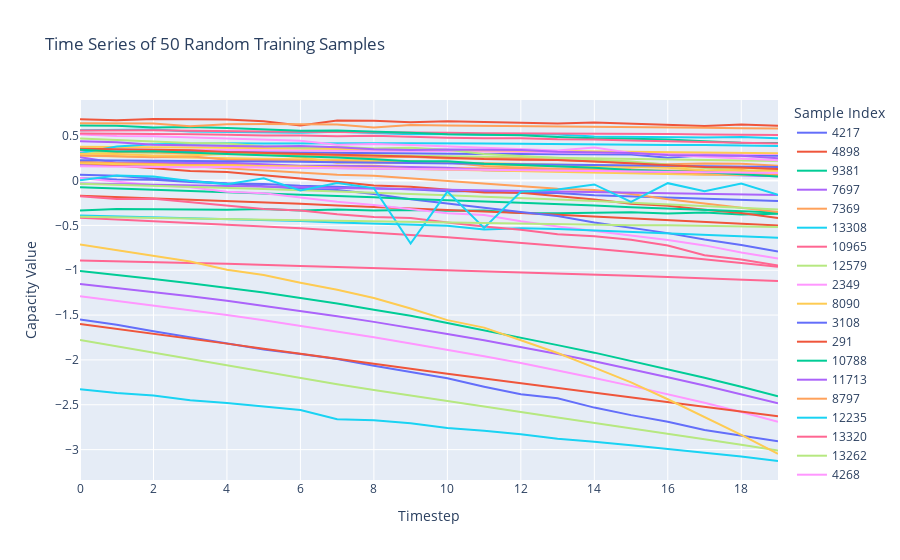

The notebook cell this image was saved under:
### Code cell
# Assuming X_train is your training set array.
# For instance, X_train might have shape (n_samples, n_timesteps, 1).

# Randomly select 50 samples from the training set
n_samples_total = X_train.shape[0]
selected_indices = np.random.choice(n_samples_total, size=50, replace=False)
X_random = X_train[selected_indices]

# If X_random has shape (50, n_timesteps, 1), squeeze the last dimension
if len(X_random.shape) == 3:
    n_samples, n_timesteps, n_features = X_random.shape
    if n_features == 1:
        X_random = X_random.squeeze(axis=-1)  # now shape is (n_samples, n_timesteps)
    else:
        raise ValueError("Expected feature dimension to be 1 for plotting a single time series per sample.")
else:
    n_samples, n_timesteps = X_random.shape

# Create a DataFrame where each row is a sample and each column is a timestep
df = pd.DataFrame(X_random, columns=[f"timestep_{i}" for i in range(n_timesteps)])
df["sample"] = selected_indices  # Label the samples with their original indices

# Melt the DataFrame to long format: each row becomes (sample, timestep, value)
df_long = df.melt(id_vars="sample", var_name="timestep", value_name="value")
# Convert the 'timestep' column from "timestep_0" to an integer (0)
df_long["timestep"] = df_long["timestep"].str.replace("timestep_", "").astype(int)

# Create a line plot with Plotly Express: one line per sample
fig = px.line(
    df_long,
    x="timestep",
    y="value",
    color="sample",
    title="Time Series of 50 Random Training Samples",
    labels={"timestep": "Timestep", "value": "Capacity Value", "sample": "Sample Index"}
)

fig.show()

### Figure 1 — Plotly figure (JSON) as saved in the notebook; plotly's stock layout.template omitted (floating-point values rounded to 4 significant figures)
{"data": [{"hovertemplate": "Sample Index=4217<br>Timestep=%{x}<br>Capacity Value=%{y}<extra></extra>", "legendgroup": "4217", "line": {"color": "#636efa", "dash": "solid"}, "marker": {"symbol": "circle"}, "mode": "lines", "name": "4217", "orientation": "v", "showlegend": true, "type": "scatter", "x": [0, 1, 2, 3, 4, 5, 6, 7, 8, 9, 10, 11, 12, 13, 14, 15, 16, 17, 18, 19], "xaxis": "x", "y": [0.3303, 0.3288, 0.3252, 0.3232, 0.3209, 0.3146, 0.3112, 0.305, 0.3065, 0.3049, 0.2994, 0.2965, 0.2966, 0.294, 0.2867, 0.2903, 0.2547, 0.2821, 0.2802, 0.2763], "yaxis": "y"}, {"hovertemplate": "Sample Index=4898<br>Timestep=%{x}<br>Capacity Value=%{y}<extra></extra>", "legendgroup": "4898", "line": {"color": "#EF553B", "dash": "solid"}, "marker": {"symbol": "circle"}, "mode": "lines", "name": "4898", "orientation": "v", "showlegend": true, "type": "scatter", "x": [0, 1, 2, 3, 4, 5, 6, 7, 8, 9, 10, 11, 12, 13, 14, 15, 16, 17, 18, 19], "xaxis": "x", "y": [0.6842, 0.672, 0.6858, 0.6825, 0.679, 0.6611, 0.6147, 0.6677, 0.6675, 0.6506, 0.6618, 0.6533, 0.6467, 0.6343, 0.6457, 0.6339, 0.6193, 0.6074, 0.6258, 0.6093], "yaxis": "y"}, {"hovertemplate": "Sample Index=9381<br>Timestep=%{x}<br>Capacity Value=%{y}<extra></extra>", "legendgroup": "9381", "line": {"color": "#00cc96", "dash": "solid"}, "marker": {"symbol": "circle"}, "mode": "lines", "name": "9381", "orientation": "v", "showlegend": true, "type": "scatter", "x": [0, 1, 2, 3, 4, 5, 6, 7, 8, 9, 10, 11, 12, 13, 14, 15, 16, 17, 18, 19], "xaxis": "x", "y": [-0.3337, -0.3171, -0.3208, -0.3244, -0.3258, -0.3165, -0.3341, -0.3225, -0.3349, -0.3293, -0.3363, -0.3344, -0.3629, -0.3651, -0.3557, -0.3534, -0.367, -0.3575, -0.3785, -0.3712], "yaxis": "y"}, {"hovertemplate": "Sample Index=7697<br>Timestep=%{x}<br>Capacity Value=%{y}<extra></extra>", "legendgroup": "7697", "line": {"color": "#ab63fa", "dash": "solid"}, "marker": {"symbol": "circle"}, "mode": "lines", "name": "7697", "orientation": "v", "showlegend": true, "type": "scatter", "x": [0, 1, 2, 3, 4, 5, 6, 7, 8, 9, 10, 11, 12, 13, 14, 15, 16, 17, 18, 19], "xaxis": "x", "y": [-1.154, -1.198, -1.243, -1.291, -1.341, -1.397, -1.452, -1.512, -1.576, -1.64, -1.711, -1.781, -1.855, -1.933, -2.016, -2.101, -2.193, -2.285, -2.382, -2.484], "yaxis": "y"}, {"hovertemplate": "Sample Index=7369<br>Timestep=%{x}<br>Capacity Value=%{y}<extra></extra>", "legendgroup": "7369", "line": {"color": "#FFA15A", "dash": "solid"}, "marker": {"symbol": "circle"}, "mode": "lines", "name": "7369", "orientation": "v", "showlegend": true, "type": "scatter", "x": [0, 1, 2, 3, 4, 5, 6, 7, 8, 9, 10, 11, 12, 13, 14, 15, 16, 17, 18, 19], "xaxis": "x", "y": [0.1857, 0.1789, 0.1885, 0.1834, 0.1734, 0.1681, 0.1586, 0.1655, 0.1656, 0.142, 0.1378, 0.1348, 0.1302, 0.1348, 0.1218, 0.1158, 0.1103, 0.106, 0.1208, 0.05335], "yaxis": "y"}, {"hovertemplate": "Sample Index=13308<br>Timestep=%{x}<br>Capacity Value=%{y}<extra></extra>", "legendgroup": "13308", "line": {"color": "#19d3f3", "dash": "solid"}, "marker": {"symbol": "circle"}, "mode": "lines", "name": "13308", "orientation": "v", "showlegend": true, "type": "scatter", "x": [0, 1, 2, 3, 4, 5, 6, 7, 8, 9, 10, 11, 12, 13, 14, 15, 16, 17, 18, 19], "xaxis": "x", "y": [0.5596, 0.5663, 0.5694, 0.5465, 0.5415, 0.5392, 0.5317, 0.5439, 0.5267, 0.5161, 0.5157, 0.5094, 0.513, 0.512, 0.4914, 0.4857, 0.4866, 0.4788, 0.4841, 0.4714], "yaxis": "y"}, {"hovertemplate": "Sample Index=10965<br>Timestep=%{x}<br>Capacity Value=%{y}<extra></extra>", "legendgroup": "10965", "line": {"color": "#FF6692", "dash": "solid"}, "marker": {"symbol": "circle"}, "mode": "lines", "name": "10965", "orientation": "v", "showlegend": true, "type": "scatter", "x": [0, 1, 2, 3, 4, 5, 6, 7, 8, 9, 10, 11, 12, 13, 14, 15, 16, 17, 18, 19], "xaxis": "x", "y": [0.5566, 0.5598, 0.5592, 0.5545, 0.5475, 0.5451, 0.5426, 0.5424, 0.5424, 0.5373, 0.5336, 0.5263, 0.5259, 0.5244, 0.5255, 0.5225, 0.5195, 0.5122, 0.511, 0.5061], "yaxis": "y"}, {"hovertemplate": "Sample Index=12579<br>Timestep=%{x}<br>Capacity Value=%{y}<extra></extra>", "legendgroup": "12579", "line": {"color": "#B6E880", "dash": "solid"}, "marker": {"symbol": "circle"}, "mode": "lines", "name": "12579", "orientation": "v", "showlegend": true, "type": "scatter", "x": [0, 1, 2, 3, 4, 5, 6, 7, 8, 9, 10, 11, 12, 13, 14, 15, 16, 17, 18, 19], "xaxis": "x", "y": [0.3194, 0.3145, 0.3126, 0.306, 0.2996, 0.2884, 0.2829, 0.2839, 0.2825, 0.2769, 0.2721, 0.2667, 0.2592, 0.2562, 0.2535, 0.2485, 0.2361, 0.2316, 0.2269, 0.2189], "yaxis": "y"}, {"hovertemplate": "Sample Index=2349<br>Timestep=%{x}<br>Capacity Value=%{y}<extra></extra>", "legendgroup": "2349", "line": {"color": "#FF97FF", "dash": "solid"}, "marker": {"symbol": "circle"}, "mode": "lines", "name": "2349", "orientation": "v", "showlegend": true, "type": "scatter", "x": [0, 1, 2, 3, 4, 5, 6, 7, 8, 9, 10, 11, 12, 13, 14, 15, 16, 17, 18, 19], "xaxis": "x", "y": [0.3279, 0.3423, 0.3425, 0.3417, 0.3427, 0.3409, 0.3384, 0.3335, 0.3318, 0.33, 0.3292, 0.3229, 0.3213, 0.3132, 0.3092, 0.3066, 0.3033, 0.3034, 0.299, 0.2946], "yaxis": "y"}, {"hovertemplate": "Sample Index=8090<br>Timestep=%{x}<br>Capacity Value=%{y}<extra></extra>", "legendgroup": "8090", "line": {"color": "#FECB52", "dash": "solid"}, "marker": {"symbol": "circle"}, "mode": "lines", "name": "8090", "orientation": "v", "showlegend": true, "type": "scatter", "x": [0, 1, 2, 3, 4, 5, 6, 7, 8, 9, 10, 11, 12, 13, 14, 15, 16, 17, 18, 19], "xaxis": "x", "y": [0.3757, 0.3755, 0.372, 0.3685, 0.3657, 0.3616, 0.3548, 0.3527, 0.351, 0.3457, 0.3396, 0.3368, 0.3342, 0.3301, 0.3261, 0.3216, 0.3191, 0.3122, 0.3106, 0.3044], "yaxis": "y"}, {"hovertemplate": "Sample Index=3108<br>Timestep=%{x}<br>Capacity Value=%{y}<extra></extra>", "legendgroup": "3108", "line": {"color": "#636efa", "dash": "solid"}, "marker": {"symbol": "circle"}, "mode": "lines", "name": "3108", "orientation": "v", "showlegend": true, "type": "scatter", "x": [0, 1, 2, 3, 4, 5, 6, 7, 8, 9, 10, 11, 12, 13, 14, 15, 16, 17, 18, 19], "xaxis": "x", "y": [0.02465, 0.01007, 0.007323, -0.01739, -0.03273, -0.03863, -0.05953, -0.06848, -0.08733, -0.09826, -0.1203, -0.1195, -0.1381, -0.1385, -0.1628, -0.1758, -0.1876, -0.2035, -0.2144, -0.229], "yaxis": "y"}, {"hovertemplate": "Sample Index=291<br>Timestep=%{x}<br>Capacity Value=%{y}<extra></extra>", "legendgroup": "291", "line": {"color": "#EF553B", "dash": "solid"}, "marker": {"symbol": "circle"}, "mode": "lines", "name": "291", "orientation": "v", "showlegend": true, "type": "scatter", "x": [0, 1, 2, 3, 4, 5, 6, 7, 8, 9, 10, 11, 12, 13, 14, 15, 16, 17, 18, 19], "xaxis": "x", "y": [-0.1693, -0.1836, -0.1956, -0.2094, -0.2257, -0.2401, -0.258, -0.2778, -0.2934, -0.3075, -0.3239, -0.3423, -0.3616, -0.3818, -0.4006, -0.4223, -0.4426, -0.4596, -0.4784, -0.5001], "yaxis": "y"}, {"hovertemplate": "Sample Index=10788<br>Timestep=%{x}<br>Capacity Value=%{y}<extra></extra>", "legendgroup": "10788", "line": {"color": "#00cc96", "dash": "solid"}, "marker": {"symbol": "circle"}, "mode": "lines", "name": "10788", "orientation": "v", "showlegend": true, "type": "scatter", "x": [0, 1, 2, 3, 4, 5, 6, 7, 8, 9, 10, 11, 12, 13, 14, 15, 16, 17, 18, 19], "xaxis": "x", "y": [-1.01, -1.051, -1.097, -1.144, -1.194, -1.249, -1.308, -1.37, -1.441, -1.508, -1.588, -1.669, -1.748, -1.835, -1.919, -2.011, -2.105, -2.2, -2.298, -2.405], "yaxis": "y"}, {"hovertemplate": "Sample Index=11713<br>Timestep=%{x}<br>Capacity Value=%{y}<extra></extra>", "legendgroup": "11713", "line": {"color": "#ab63fa", "dash": "solid"}, "marker": {"symbol": "circle"}, "mode": "lines", "name": "11713", "orientation": "v", "showlegend": true, "type": "scatter", "x": [0, 1, 2, 3, 4, 5, 6, 7, 8, 9, 10, 11, 12, 13, 14, 15, 16, 17, 18, 19], "xaxis": "x", "y": [0.1757, 0.1696, 0.1664, 0.1592, 0.1549, 0.1499, 0.144, 0.1417, 0.1336, 0.1295, 0.1246, 0.1198, 0.1134, 0.1069, 0.1008, 0.1001, 0.09431, 0.08814, 0.08172, 0.07774], "yaxis": "y"}, {"hovertemplate": "Sample Index=8797<br>Timestep=%{x}<br>Capacity Value=%{y}<extra></extra>", "legendgroup": "8797", "line": {"color": "#FFA15A", "dash": "solid"}, "marker": {"symbol": "circle"}, "mode": "lines", "name": "8797", "orientation": "v", "showlegend": true, "type": "scatter", "x": [0, 1, 2, 3, 4, 5, 6, 7, 8, 9, 10, 11, 12, 13, 14, 15, 16, 17, 18, 19], "xaxis": "x", "y": [0.3438, 0.3179, 0.3153, 0.3025, 0.3007, 0.2979, 0.2899, 0.2733, 0.2556, 0.2642, 0.2457, 0.2456, 0.2467, 0.2287, 0.2128, 0.2004, 0.1818, 0.1908, 0.1856, 0.1635], "yaxis": "y"}, {"hovertemplate": "Sample Index=12235<br>Timestep=%{x}<br>Capacity Value=%{y}<extra></extra>", "legendgroup": "12235", "line": {"color": "#19d3f3", "dash": "solid"}, "marker": {"symbol": "circle"}, "mode": "lines", "name": "12235", "orientation": "v", "showlegend": true, "type": "scatter", "x": [0, 1, 2, 3, 4, 5, 6, 7, 8, 9, 10, 11, 12, 13, 14, 15, 16, 17, 18, 19], "xaxis": "x", "y": [0.3055, 0.3801, 0.4035, 0.4123, 0.4146, 0.4136, 0.4168, 0.4179, 0.4164, 0.4152, 0.4168, 0.4134, 0.4112, 0.407, 0.3978, 0.3975, 0.3967, 0.3971, 0.389, 0.3844], "yaxis": "y"}, {"hovertemplate": "Sample Index=13320<br>Timestep=%{x}<br>Capacity Value=%{y}<extra></extra>", "legendgroup": "13320", "line": {"color": "#FF6692", "dash": "solid"}, "marker": {"symbol": "circle"}, "mode": "lines", "name": "13320", "orientation": "v", "showlegend": true, "type": "scatter", "x": [0, 1, 2, 3, 4, 5, 6, 7, 8, 9, 10, 11, 12, 13, 14, 15, 16, 17, 18, 19], "xaxis": "x", "y": [-0.8919, -0.8984, -0.9057, -0.9184, -0.9289, -0.9435, -0.9527, -0.9634, -0.9747, -0.9868, -0.9988, -1.009, -1.021, -1.034, -1.047, -1.062, -1.075, -1.088, -1.103, -1.12], "yaxis": "y"}, {"hovertemplate": "Sample Index=13262<br>Timestep=%{x}<br>Capacity Value=%{y}<extra></extra>", "legendgroup": "13262", "line": {"color": "#B6E880", "dash": "solid"}, "marker": {"symbol": "circle"}, "mode": "lines", "name": "13262", "orientation": "v", "showlegend": true, "type": "scatter", "x": [0, 1, 2, 3, 4, 5, 6, 7, 8, 9, 10, 11, 12, 13, 14, 15, 16, 17, 18, 19], "xaxis": "x", "y": [-1.777, -1.848, -1.919, -1.992, -2.064, -2.134, -2.205, -2.271, -2.335, -2.398, -2.458, -2.521, -2.581, -2.641, -2.7, -2.761, -2.821, -2.883, -2.945, -3.01], "yaxis": "y"}, {"hovertemplate": "Sample Index=4268<br>Timestep=%{x}<br>Capacity Value=%{y}<extra></extra>", "legendgroup": "4268", "line": {"color": "#FF97FF", "dash": "solid"}, "marker": {"symbol": "circle"}, "mode": "lines", "name": "4268", "orientation": "v", "showlegend": true, "type": "scatter", "x": [0, 1, 2, 3, 4, 5, 6, 7, 8, 9, 10, 11, 12, 13, 14, 15, 16, 17, 18, 19], "xaxis": "x", "y": [-1.289, -1.34, -1.392, -1.445, -1.499, -1.557, -1.619, -1.683, -1.748, -1.816, -1.885, -1.958, -2.035, -2.117, -2.202, -2.289, -2.381, -2.477, -2.58, -2.689], "yaxis": "y"}, {"hovertemplate": "Sample Index=5275<br>Timestep=%{x}<br>Capacity Value=%{y}<extra></extra>", "legendgroup": "5275", "line": {"color": "#FECB52", "dash": "solid"}, "marker": {"symbol": "circle"}, "mode": "lines", "name": "5275", "orientation": "v", "showlegend": true, "type": "scatter", "x": [0, 1, 2, 3, 4, 5, 6, 7, 8, 9, 10, 11, 12, 13, 14, 15, 16, 17, 18, 19], "xaxis": "x", "y": [0.2767, 0.2683, 0.2617, 0.2552, 0.2494, 0.2426, 0.2369, 0.2304, 0.2221, 0.2084, 0.2019, 0.1958, 0.19, 0.1795, 0.1727, 0.1629, 0.1555, 0.149, 0.1395, 0.1294], "yaxis": "y"}, {"hovertemplate": "Sample Index=10867<br>Timestep=%{x}<br>Capacity Value=%{y}<extra></extra>", "legendgroup": "10867", "line": {"color": "#636efa", "dash": "solid"}, "marker": {"symbol": "circle"}, "mode": "lines", "name": "10867", "orientation": "v", "showlegend": true, "type": "scatter", "x": [0, 1, 2, 3, 4, 5, 6, 7, 8, 9, 10, 11, 12, 13, 14, 15, 16, 17, 18, 19], "xaxis": "x", "y": [0.06517, 0.05191, 0.02213, -0.002534, -0.03213, -0.06453, -0.09057, -0.1046, -0.151, -0.2086, -0.2596, -0.3038, -0.3522, -0.3948, -0.4685, -0.5256, -0.5865, -0.6574, -0.7181, -0.7926], "yaxis": "y"}, {"hovertemplate": "Sample Index=2882<br>Timestep=%{x}<br>Capacity Value=%{y}<extra></extra>", "legendgroup": "2882", "line": {"color": "#EF553B", "dash": "solid"}, "marker": {"symbol": "circle"}, "mode": "lines", "name": "2882", "orientation": "v", "showlegend": true, "type": "scatter", "x": [0, 1, 2, 3, 4, 5, 6, 7, 8, 9, 10, 11, 12, 13, 14, 15, 16, 17, 18, 19], "xaxis": "x", "y": [0.1975, 0.1683, 0.1351, 0.1061, 0.09532, 0.06239, 0.02353, -0.01425, -0.05483, -0.07001, -0.09771, -0.1328, -0.1374, -0.1743, -0.2107, -0.2578, -0.2817, -0.3251, -0.3611, -0.4169], "yaxis": "y"}, {"hovertemplate": "Sample Index=8377<br>Timestep=%{x}<br>Capacity Value=%{y}<extra></extra>", "legendgroup": "8377", "line": {"color": "#00cc96", "dash": "solid"}, "marker": {"symbol": "circle"}, "mode": "lines", "name": "8377", "orientation": "v", "showlegend": true, "type": "scatter", "x": [0, 1, 2, 3, 4, 5, 6, 7, 8, 9, 10, 11, 12, 13, 14, 15, 16, 17, 18, 19], "xaxis": "x", "y": [-0.07623, -0.08993, -0.1008, -0.1182, -0.131, -0.1461, -0.1589, -0.1705, -0.1871, -0.2065, -0.2169, -0.2339, -0.2491, -0.2611, -0.2778, -0.298, -0.3116, -0.3271, -0.3443, -0.3577], "yaxis": "y"}, {"hovertemplate": "Sample Index=2576<br>Timestep=%{x}<br>Capacity Value=%{y}<extra></extra>", "legendgroup": "2576", "line": {"color": "#ab63fa", "dash": "solid"}, "marker": {"symbol": "circle"}, "mode": "lines", "name": "2576", "orientation": "v", "showlegend": true, "type": "scatter", "x": [0, 1, 2, 3, 4, 5, 6, 7, 8, 9, 10, 11, 12, 13, 14, 15, 16, 17, 18, 19], "xaxis": "x", "y": [0.2591, 0.1988, 0.203, 0.1957, 0.1982, 0.1792, 0.1648, 0.1639, 0.1531, 0.1506, 0.143, 0.1147, 0.1097, 0.1088, 0.09671, 0.103, 0.07958, 0.06772, 0.05186, 0.04713], "yaxis": "y"}, {"hovertemplate": "Sample Index=13268<br>Timestep=%{x}<br>Capacity Value=%{y}<extra></extra>", "legendgroup": "13268", "line": {"color": "#FFA15A", "dash": "solid"}, "marker": {"symbol": "circle"}, "mode": "lines", "name": "13268", "orientation": "v", "showlegend": true, "type": "scatter", "x": [0, 1, 2, 3, 4, 5, 6, 7, 8, 9, 10, 11, 12, 13, 14, 15, 16, 17, 18, 19], "xaxis": "x", "y": [0.2114, 0.1932, 0.1835, 0.1601, 0.139, 0.111, 0.09507, 0.06517, 0.05191, 0.02213, -0.002534, -0.03213, -0.06453, -0.09057, -0.1046, -0.151, -0.2086, -0.2596, -0.3038, -0.3522], "yaxis": "y"}, {"hovertemplate": "Sample Index=11417<br>Timestep=%{x}<br>Capacity Value=%{y}<extra></extra>", "legendgroup": "11417", "line": {"color": "#19d3f3", "dash": "solid"}, "marker": {"symbol": "circle"}, "mode": "lines", "name": "11417", "orientation": "v", "showlegend": true, "type": "scatter", "x": [0, 1, 2, 3, 4, 5, 6, 7, 8, 9, 10, 11, 12, 13, 14, 15, 16, 17, 18, 19], "xaxis": "x", "y": [-2.326, -2.369, -2.396, -2.449, -2.481, -2.52, -2.558, -2.662, -2.673, -2.707, -2.759, -2.791, -2.828, -2.879, -2.911, -2.951, -2.993, -3.036, -3.076, -3.127], "yaxis": "y"}, {"hovertemplate": "Sample Index=141<br>Timestep=%{x}<br>Capacity Value=%{y}<extra></extra>", "legendgroup": "141", "line": {"color": "#FF6692", "dash": "solid"}, "marker": {"symbol": "circle"}, "mode": "lines", "name": "141", "orientation": "v", "showlegend": true, "type": "scatter", "x": [0, 1, 2, 3, 4, 5, 6, 7, 8, 9, 10, 11, 12, 13, 14, 15, 16, 17, 18, 19], "xaxis": "x", "y": [-0.4161, -0.4346, -0.4521, -0.47, -0.4903, -0.5108, -0.5327, -0.5567, -0.58, -0.6052, -0.6319, -0.662, -0.6932, -0.7261, -0.7596, -0.7964, -0.8349, -0.8781, -0.9183, -0.9615], "yaxis": "y"}, {"hovertemplate": "Sample Index=5742<br>Timestep=%{x}<br>Capacity Value=%{y}<extra></extra>", "legendgroup": "5742", "line": {"color": "#B6E880", "dash": "solid"}, "marker": {"symbol": "circle"}, "mode": "lines", "name": "5742", "orientation": "v", "showlegend": true, "type": "scatter", "x": [0, 1, 2, 3, 4, 5, 6, 7, 8, 9, 10, 11, 12, 13, 14, 15, 16, 17, 18, 19], "xaxis": "x", "y": [0.4681, 0.4524, 0.4373, 0.4182, 0.4126, 0.3834, 0.3639, 0.3775, 0.358, 0.3642, 0.3424, 0.2966, 0.2725, 0.2527, 0.2245, 0.213, 0.1771, 0.1377, 0.1064, 0.07362], "yaxis": "y"}, {"hovertemplate": "Sample Index=5608<br>Timestep=%{x}<br>Capacity Value=%{y}<extra></extra>", "legendgroup": "5608", "line": {"color": "#FF97FF", "dash": "solid"}, "marker": {"symbol": "circle"}, "mode": "lines", "name": "5608", "orientation": "v", "showlegend": true, "type": "scatter", "x": [0, 1, 2, 3, 4, 5, 6, 7, 8, 9, 10, 11, 12, 13, 14, 15, 16, 17, 18, 19], "xaxis": "x", "y": [0.02943, -0.01074, -0.05281, -0.07434, -0.1239, -0.1409, -0.1883, -0.2374, -0.2718, -0.3165, -0.3637, -0.3855, -0.4552, -0.5113, -0.5607, -0.6127, -0.6641, -0.7232, -0.8026, -0.8702], "yaxis": "y"}, {"hovertemplate": "Sample Index=12542<br>Timestep=%{x}<br>Capacity Value=%{y}<extra></extra>", "legendgroup": "12542", "line": {"color": "#FECB52", "dash": "solid"}, "marker": {"symbol": "circle"}, "mode": "lines", "name": "12542", "orientation": "v", "showlegend": true, "type": "scatter", "x": [0, 1, 2, 3, 4, 5, 6, 7, 8, 9, 10, 11, 12, 13, 14, 15, 16, 17, 18, 19], "xaxis": "x", "y": [0.1934, 0.1848, 0.1769, 0.1657, 0.1674, 0.1647, 0.1553, 0.1445, 0.1369, 0.1299, 0.1209, 0.1117, 0.106, 0.09502, 0.09095, 0.08025, 0.06968, 0.06401, 0.06658, 0.05646], "yaxis": "y"}, {"hovertemplate": "Sample Index=9346<br>Timestep=%{x}<br>Capacity Value=%{y}<extra></extra>", "legendgroup": "9346", "line": {"color": "#636efa", "dash": "solid"}, "marker": {"symbol": "circle"}, "mode": "lines", "name": "9346", "orientation": "v", "showlegend": true, "type": "scatter", "x": [0, 1, 2, 3, 4, 5, 6, 7, 8, 9, 10, 11, 12, 13, 14, 15, 16, 17, 18, 19], "xaxis": "x", "y": [-1.549, -1.608, -1.681, -1.748, -1.813, -1.884, -1.934, -1.989, -2.066, -2.138, -2.205, -2.298, -2.382, -2.428, -2.531, -2.615, -2.689, -2.781, -2.84, -2.906], "yaxis": "y"}, {"hovertemplate": "Sample Index=6<br>Timestep=%{x}<br>Capacity Value=%{y}<extra></extra>", "legendgroup": "6", "line": {"color": "#EF553B", "dash": "solid"}, "marker": {"symbol": "circle"}, "mode": "lines", "name": "6", "orientation": "v", "showlegend": true, "type": "scatter", "x": [0, 1, 2, 3, 4, 5, 6, 7, 8, 9, 10, 11, 12, 13, 14, 15, 16, 17, 18, 19], "xaxis": "x", "y": [-1.6, -1.653, -1.706, -1.762, -1.818, -1.874, -1.932, -1.988, -2.042, -2.098, -2.154, -2.206, -2.259, -2.313, -2.363, -2.419, -2.471, -2.521, -2.574, -2.627], "yaxis": "y"}, {"hovertemplate": "Sample Index=13310<br>Timestep=%{x}<br>Capacity Value=%{y}<extra></extra>", "legendgroup": "13310", "line": {"color": "#00cc96", "dash": "solid"}, "marker": {"symbol": "circle"}, "mode": "lines", "name": "13310", "orientation": "v", "showlegend": true, "type": "scatter", "x": [0, 1, 2, 3, 4, 5, 6, 7, 8, 9, 10, 11, 12, 13, 14, 15, 16, 17, 18, 19], "xaxis": "x", "y": [0.6128, 0.6092, 0.5922, 0.5957, 0.5845, 0.57, 0.5559, 0.5575, 0.5465, 0.533, 0.5159, 0.5104, 0.5039, 0.4861, 0.47, 0.4661, 0.457, 0.4378, 0.4207, 0.417], "yaxis": "y"}, {"hovertemplate": "Sample Index=9729<br>Timestep=%{x}<br>Capacity Value=%{y}<extra></extra>", "legendgroup": "9729", "line": {"color": "#ab63fa", "dash": "solid"}, "marker": {"symbol": "circle"}, "mode": "lines", "name": "9729", "orientation": "v", "showlegend": true, "type": "scatter", "x": [0, 1, 2, 3, 4, 5, 6, 7, 8, 9, 10, 11, 12, 13, 14, 15, 16, 17, 18, 19], "xaxis": "x", "y": [-0.03432, -0.04213, -0.04853, -0.05809, -0.06794, -0.07431, -0.07574, -0.08241, -0.08868, -0.09853, -0.1034, -0.109, -0.1179, -0.1196, -0.1259, -0.13, -0.1365, -0.1499, -0.1498, -0.1603], "yaxis": "y"}, {"hovertemplate": "Sample Index=7719<br>Timestep=%{x}<br>Capacity Value=%{y}<extra></extra>", "legendgroup": "7719", "line": {"color": "#FFA15A", "dash": "solid"}, "marker": {"symbol": "circle"}, "mode": "lines", "name": "7719", "orientation": "v", "showlegend": true, "type": "scatter", "x": [0, 1, 2, 3, 4, 5, 6, 7, 8, 9, 10, 11, 12, 13, 14, 15, 16, 17, 18, 19], "xaxis": "x", "y": [0.2824, 0.2753, 0.2599, 0.2702, 0.2325, 0.2297, 0.2233, 0.2131, 0.2068, 0.2143, 0.1998, 0.1612, 0.1476, 0.1264, 0.1255, 0.1254, 0.0938, 0.07935, 0.07746, 0.06209], "yaxis": "y"}, {"hovertemplate": "Sample Index=12568<br>Timestep=%{x}<br>Capacity Value=%{y}<extra></extra>", "legendgroup": "12568", "line": {"color": "#19d3f3", "dash": "solid"}, "marker": {"symbol": "circle"}, "mode": "lines", "name": "12568", "orientation": "v", "showlegend": true, "type": "scatter", "x": [0, 1, 2, 3, 4, 5, 6, 7, 8, 9, 10, 11, 12, 13, 14, 15, 16, 17, 18, 19], "xaxis": "x", "y": [-0.39, -0.3992, -0.4099, -0.4238, -0.4326, -0.444, -0.4521, -0.4675, -0.4799, -0.4926, -0.5047, -0.5449, -0.5331, -0.5418, -0.5581, -0.5731, -0.5919, -0.6085, -0.6216, -0.6392], "yaxis": "y"}, {"hovertemplate": "Sample Index=5725<br>Timestep=%{x}<br>Capacity Value=%{y}<extra></extra>", "legendgroup": "5725", "line": {"color": "#FF6692", "dash": "solid"}, "marker": {"symbol": "circle"}, "mode": "lines", "name": "5725", "orientation": "v", "showlegend": true, "type": "scatter", "x": [0, 1, 2, 3, 4, 5, 6, 7, 8, 9, 10, 11, 12, 13, 14, 15, 16, 17, 18, 19], "xaxis": "x", "y": [-0.176, -0.205, -0.2044, -0.2438, -0.2782, -0.3184, -0.3352, -0.3769, -0.4054, -0.4189, -0.4669, -0.5124, -0.549, -0.5996, -0.6212, -0.6592, -0.7252, -0.8339, -0.8808, -0.9488], "yaxis": "y"}, {"hovertemplate": "Sample Index=12062<br>Timestep=%{x}<br>Capacity Value=%{y}<extra></extra>", "legendgroup": "12062", "line": {"color": "#B6E880", "dash": "solid"}, "marker": {"symbol": "circle"}, "mode": "lines", "name": "12062", "orientation": "v", "showlegend": true, "type": "scatter", "x": [0, 1, 2, 3, 4, 5, 6, 7, 8, 9, 10, 11, 12, 13, 14, 15, 16, 17, 18, 19], "xaxis": "x", "y": [-0.03705, -0.04725, -0.05895, -0.06984, -0.0838, -0.09365, -0.1078, -0.1205, -0.1374, -0.1511, -0.1643, -0.1806, -0.1994, -0.2128, -0.2278, -0.2483, -0.2658, -0.2875, -0.3033, -0.3225], "yaxis": "y"}, {"hovertemplate": "Sample Index=8497<br>Timestep=%{x}<br>Capacity Value=%{y}<extra></extra>", "legendgroup": "8497", "line": {"color": "#FF97FF", "dash": "solid"}, "marker": {"symbol": "circle"}, "mode": "lines", "name": "8497", "orientation": "v", "showlegend": true, "type": "scatter", "x": [0, 1, 2, 3, 4, 5, 6, 7, 8, 9, 10, 11, 12, 13, 14, 15, 16, 17, 18, 19], "xaxis": "x", "y": [0.5119, 0.4973, 0.4922, 0.4797, 0.4658, 0.4487, 0.4431, 0.3992, 0.4077, 0.3973, 0.3818, 0.3673, 0.3439, 0.3333, 0.3685, 0.3072, 0.2845, 0.2673, 0.25, 0.2261], "yaxis": "y"}, {"hovertemplate": "Sample Index=3139<br>Timestep=%{x}<br>Capacity Value=%{y}<extra></extra>", "legendgroup": "3139", "line": {"color": "#FECB52", "dash": "solid"}, "marker": {"symbol": "circle"}, "mode": "lines", "name": "3139", "orientation": "v", "showlegend": true, "type": "scatter", "x": [0, 1, 2, 3, 4, 5, 6, 7, 8, 9, 10, 11, 12, 13, 14, 15, 16, 17, 18, 19], "xaxis": "x", "y": [0.2995, 0.2957, 0.2789, 0.2813, 0.2943, 0.2889, 0.2591, 0.1988, 0.203, 0.1957, 0.1982, 0.1792, 0.1648, 0.1639, 0.1531, 0.1506, 0.143, 0.1147, 0.1097, 0.1088], "yaxis": "y"}, {"hovertemplate": "Sample Index=6469<br>Timestep=%{x}<br>Capacity Value=%{y}<extra></extra>", "legendgroup": "6469", "line": {"color": "#636efa", "dash": "solid"}, "marker": {"symbol": "circle"}, "mode": "lines", "name": "6469", "orientation": "v", "showlegend": true, "type": "scatter", "x": [0, 1, 2, 3, 4, 5, 6, 7, 8, 9, 10, 11, 12, 13, 14, 15, 16, 17, 18, 19], "xaxis": "x", "y": [0.2263, 0.2245, 0.223, 0.2197, 0.2175, 0.2143, 0.2095, 0.2029, 0.2004, 0.1957, 0.1942, 0.1882, 0.1822, 0.1771, 0.1731, 0.1684, 0.1645, 0.1589, 0.1556, 0.1497], "yaxis": "y"}, {"hovertemplate": "Sample Index=1361<br>Timestep=%{x}<br>Capacity Value=%{y}<extra></extra>", "legendgroup": "1361", "line": {"color": "#EF553B", "dash": "solid"}, "marker": {"symbol": "circle"}, "mode": "lines", "name": "1361", "orientation": "v", "showlegend": true, "type": "scatter", "x": [0, 1, 2, 3, 4, 5, 6, 7, 8, 9, 10, 11, 12, 13, 14, 15, 16, 17, 18, 19], "xaxis": "x", "y": [0.3551, 0.3476, 0.3477, 0.3372, 0.3181, 0.3092, 0.3001, 0.2936, 0.2826, 0.2687, 0.2551, 0.2391, 0.2324, 0.2285, 0.212, 0.1903, 0.1744, 0.1515, 0.1439, 0.1297], "yaxis": "y"}, {"hovertemplate": "Sample Index=2879<br>Timestep=%{x}<br>Capacity Value=%{y}<extra></extra>", "legendgroup": "2879", "line": {"color": "#00cc96", "dash": "solid"}, "marker": {"symbol": "circle"}, "mode": "lines", "name": "2879", "orientation": "v", "showlegend": true, "type": "scatter", "x": [0, 1, 2, 3, 4, 5, 6, 7, 8, 9, 10, 11, 12, 13, 14, 15, 16, 17, 18, 19], "xaxis": "x", "y": [0.3432, 0.3244, 0.327, 0.307, 0.2945, 0.2807, 0.2715, 0.2554, 0.2375, 0.215, 0.2145, 0.1859, 0.1732, 0.1577, 0.1424, 0.1164, 0.1055, 0.09122, 0.07026, 0.04473], "yaxis": "y"}, {"hovertemplate": "Sample Index=5115<br>Timestep=%{x}<br>Capacity Value=%{y}<extra></extra>", "legendgroup": "5115", "line": {"color": "#ab63fa", "dash": "solid"}, "marker": {"symbol": "circle"}, "mode": "lines", "name": "5115", "orientation": "v", "showlegend": true, "type": "scatter", "x": [0, 1, 2, 3, 4, 5, 6, 7, 8, 9, 10, 11, 12, 13, 14, 15, 16, 17, 18, 19], "xaxis": "x", "y": [0.4367, 0.4259, 0.4001, 0.3921, 0.3841, 0.3786, 0.3843, 0.3711, 0.3485, 0.3393, 0.3458, 0.339, 0.3389, 0.3207, 0.3118, 0.3065, 0.2836, 0.2798, 0.2761, 0.249], "yaxis": "y"}, {"hovertemplate": "Sample Index=10041<br>Timestep=%{x}<br>Capacity Value=%{y}<extra></extra>", "legendgroup": "10041", "line": {"color": "#FFA15A", "dash": "solid"}, "marker": {"symbol": "circle"}, "mode": "lines", "name": "10041", "orientation": "v", "showlegend": true, "type": "scatter", "x": [0, 1, 2, 3, 4, 5, 6, 7, 8, 9, 10, 11, 12, 13, 14, 15, 16, 17, 18, 19], "xaxis": "x", "y": [0.6373, 0.638, 0.6367, 0.6044, 0.6285, 0.629, 0.6256, 0.6232, 0.5912, 0.6187, 0.6132, 0.6106, 0.6074, 0.6049, 0.5979, 0.596, 0.5892, 0.5892, 0.5826, 0.5801], "yaxis": "y"}, {"hovertemplate": "Sample Index=7496<br>Timestep=%{x}<br>Capacity Value=%{y}<extra></extra>", "legendgroup": "7496", "line": {"color": "#19d3f3", "dash": "solid"}, "marker": {"symbol": "circle"}, "mode": "lines", "name": "7496", "orientation": "v", "showlegend": true, "type": "scatter", "x": [0, 1, 2, 3, 4, 5, 6, 7, 8, 9, 10, 11, 12, 13, 14, 15, 16, 17, 18, 19], "xaxis": "x", "y": [0.003191, 0.05484, 0.04579, -0.006473, -0.04019, 0.02446, -0.1101, -0.02685, -0.08463, -0.7021, -0.124, -0.5275, -0.1261, -0.09933, -0.04362, -0.2376, -0.02936, -0.1196, -0.03247, -0.1604], "yaxis": "y"}, {"hovertemplate": "Sample Index=2066<br>Timestep=%{x}<br>Capacity Value=%{y}<extra></extra>", "legendgroup": "2066", "line": {"color": "#FF6692", "dash": "solid"}, "marker": {"symbol": "circle"}, "mode": "lines", "name": "2066", "orientation": "v", "showlegend": true, "type": "scatter", "x": [0, 1, 2, 3, 4, 5, 6, 7, 8, 9, 10, 11, 12, 13, 14, 15, 16, 17, 18, 19], "xaxis": "x", "y": [0.5254, 0.5238, 0.5161, 0.515, 0.5102, 0.5006, 0.5009, 0.4935, 0.4986, 0.4852, 0.4765, 0.4703, 0.4718, 0.459, 0.4572, 0.4455, 0.4369, 0.4303, 0.4216, 0.4135], "yaxis": "y"}, {"hovertemplate": "Sample Index=8685<br>Timestep=%{x}<br>Capacity Value=%{y}<extra></extra>", "legendgroup": "8685", "line": {"color": "#B6E880", "dash": "solid"}, "marker": {"symbol": "circle"}, "mode": "lines", "name": "8685", "orientation": "v", "showlegend": true, "type": "scatter", "x": [0, 1, 2, 3, 4, 5, 6, 7, 8, 9, 10, 11, 12, 13, 14, 15, 16, 17, 18, 19], "xaxis": "x", "y": [-0.4032, -0.4084, -0.4158, -0.422, -0.4296, -0.4357, -0.4418, -0.4491, -0.4556, -0.4623, -0.4682, -0.4754, -0.4814, -0.4898, -0.4965, -0.4994, -0.4994, -0.505, -0.5113, -0.518], "yaxis": "y"}, {"hovertemplate": "Sample Index=2047<br>Timestep=%{x}<br>Capacity Value=%{y}<extra></extra>", "legendgroup": "2047", "line": {"color": "#FF97FF", "dash": "solid"}, "marker": {"symbol": "circle"}, "mode": "lines", "name": "2047", "orientation": "v", "showlegend": true, "type": "scatter", "x": [0, 1, 2, 3, 4, 5, 6, 7, 8, 9, 10, 11, 12, 13, 14, 15, 16, 17, 18, 19], "xaxis": "x", "y": [0.1597, 0.1567, 0.1471, 0.1487, 0.1506, 0.1464, 0.143, 0.1382, 0.1318, 0.1297, 0.1247, 0.1185, 0.113, 0.108, 0.1071, 0.09883, 0.09504, 0.0894, 0.08853, 0.084], "yaxis": "y"}, {"hovertemplate": "Sample Index=2784<br>Timestep=%{x}<br>Capacity Value=%{y}<extra></extra>", "legendgroup": "2784", "line": {"color": "#FECB52", "dash": "solid"}, "marker": {"symbol": "circle"}, "mode": "lines", "name": "2784", "orientation": "v", "showlegend": true, "type": "scatter", "x": [0, 1, 2, 3, 4, 5, 6, 7, 8, 9, 10, 11, 12, 13, 14, 15, 16, 17, 18, 19], "xaxis": "x", "y": [-0.7132, -0.7789, -0.8418, -0.9025, -0.9942, -1.053, -1.141, -1.219, -1.309, -1.426, -1.556, -1.64, -1.78, -1.923, -2.085, -2.249, -2.438, -2.636, -2.835, -3.046], "yaxis": "y"}], "layout": {"legend": {"title": {"text": "Sample Index"}, "tracegroupgap": 0}, "title": {"text": "Time Series of 50 Random Training Samples"}, "xaxis": {"anchor": "y", "domain": [0, 1], "title": {"text": "Timestep"}}, "yaxis": {"anchor": "x", "domain": [0, 1], "title": {"text": "Capacity Value"}}}}
